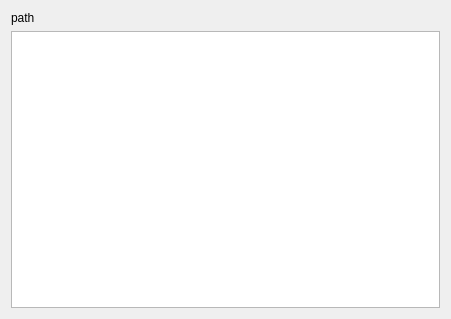
<?xml version="1.0" encoding="UTF-8"?>
<ui version="4.0">
 <class>WizardPage</class>
 <widget class="QWizardPage" name="WizardPage">
  <property name="geometry">
   <rect>
    <x>0</x>
    <y>0</y>
    <width>451</width>
    <height>319</height>
   </rect>
  </property>
  <property name="windowTitle">
   <string>WizardPage</string>
  </property>
  <property name="title">
   <string>Components Preview</string>
  </property>
  <property name="subTitle">
   <string>These are the components that the wizard will create</string>
  </property>
  <layout class="QGridLayout" name="gridLayout">
   <item row="0" column="0">
    <widget class="QLabel" name="label">
     <property name="text">
      <string>path</string>
     </property>
    </widget>
   </item>
   <item row="0" column="1">
    <widget class="FilePickerWidget" name="uiRootPATH" native="true">
     <property name="pyPickFolder" stdset="0">
      <bool>true</bool>
     </property>
     <property name="pyResolvePath" stdset="0">
      <bool>true</bool>
     </property>
    </widget>
   </item>
   <item row="1" column="0" colspan="2">
    <widget class="QTreeWidget" name="uiComponentsTREE">
     <property name="contextMenuPolicy">
      <enum>Qt::CustomContextMenu</enum>
     </property>
     <attribute name="headerVisible">
      <bool>false</bool>
     </attribute>
     <column>
      <property name="text">
       <string notr="true">1</string>
      </property>
     </column>
    </widget>
   </item>
  </layout>
 </widget>
 <customwidgets>
  <customwidget>
   <class>FilePickerWidget</class>
   <extends>QWidget</extends>
   <header>blurdev.gui.widgets.filepickerwidget</header>
  </customwidget>
 </customwidgets>
 <resources/>
 <connections/>
</ui>
